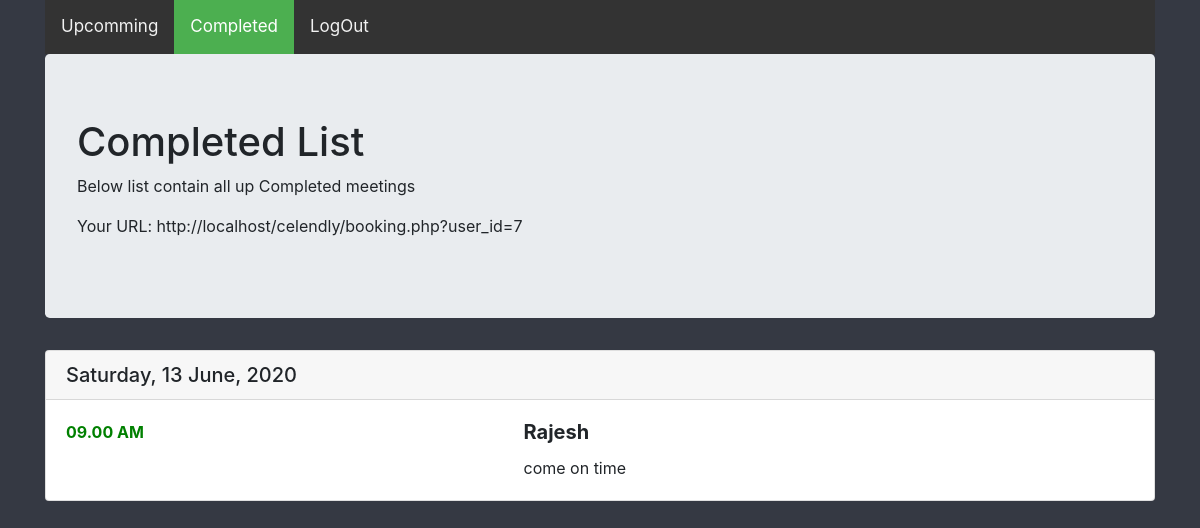
Screenshot of /completed.php (signed in) with the database file from the repository.
### tables this page shows
CREATE TABLE `meetings` (
  `meeting_id` int(11) NOT NULL,
  `user_id` int(11) NOT NULL,
  `meeting_date` date NOT NULL,
  `meeting_time` time NOT NULL,
  `client_name` varchar(255) NOT NULL,
  `client_email` varchar(255) NOT NULL,
  `description` varchar(255) NOT NULL
);

### completed.php (the view, shortened to what this page needs)
<?php
$user_id = $_SESSION['user_id'];
?>
<!DOCTYPE html>
<html lang="en" dir="ltr">
  <head>
    <link href="//maxcdn.bootstrapcdn.com/bootstrap/4.0.0/css/bootstrap.min.css" rel="stylesheet" id="bootstrap-css">
   <link rel="stylesheet" href="./css/welcomeStyle.css">
  </head>
  <body >
    <div class="container">
      <div class="topnav">
        <a  href="./welcome.php">Upcomming</a>
        <a class="active" href="./completed.php">Completed</a>
          <a href="./logout.php">LogOut</a>
      </div>
      <div class="jumbotron">
        <h1>Completed List</h1>
        <p>Below list contain all up Completed meetings</p>
        <p>Your URL: http://localhost/celendly/booking.php?user_id=<?php echo $user_id; ?></p>
      </div>
      <?php
      include("config.php");
      $sql = "SELECT DATEDIFF(`meeting_date`, now()) AS 'DateDiff', TIMESTAMPDIFF(MINUTE,now() , `meeting_time`) AS 'timeDiff', `meeting_id`, `user_id`, `meeting_date`, `meeting_time`, `client_name`, `client_email`, `description` FROM `meetings` WHERE user_id = {$user_id} and(DATEDIFF(`meeting_date`, now()) < 0 OR (DATEDIFF(`meeting_date`, now()) = 0 and TIMESTAMPDIFF(MINUTE,now() , `meeting_time`) < 0))";
      $result = mysqli_query($db,$sql);
      while($row = $result->fetch_assoc()) {
       ?>
      <div class="card">
        <h5 class="card-header"> <?php $selectedDate = $row['meeting_date'];
        $nameOfDay = date('l', strtotime($selectedDate));
        $formatedDate = date('d F, Y', strtotime($selectedDate));
         echo $nameOfDay.", ".$formatedDate; ?> </h5>
         <div class="card-body">
         <div class="row">
           <div class="col-5">
             <p class="card-text" style="color: green;"><strong> <?php
             $selTime = $row['meeting_time'];
             $displayTime = date('h.i A', strtotime($selTime));
             echo $displayTime; ?> </strong> </p>
           </div>
           <div class="col-auto">
             <h5 class="card-title"><strong> <?php
           echo $row['client_name']; ?> </strong></h5>
               <p class="card-text"> <?php echo $row['description']; ?> </p>
           </div>
         </div>
         </div>
      </div>
      <br>
    <?php } ?>
    </div>
  </body>
</html>

### css/welcomeStyle.css (style rules this page uses)
body { background-color: #353943; }
.topnav { position: relative; background-color: #333; overflow: hidden; text-align:center; }
.topnav a { float: left; color: #f2f2f2; text-align: center; padding: 14px 16px; text-decoration: none; font-size: 17px; }
.topnav a.active { background-color: #4CAF50; color: white; }

### rows the page displays
meetings: meeting_date "Saturday", meeting_date "13 June, 2020", meeting_time "09.00 AM", client_name "Rajesh", description "come on time"

### other values shown
$user_id "7"
